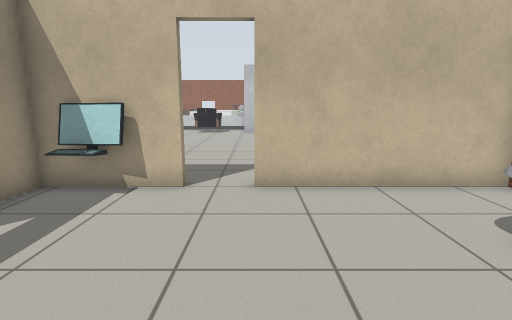
View 1 (above)

17 first-person views from a walk through a Gazebo world. The camera is 1 m above the floor, tilts 10° down and sees 80° across. The floor is counted in squares, 0.5 m on a side. Each view is taken from the middle of a square. On the plan, view 1 faces up. The plan holds only what a view shows up to about 17 squares ahead; the rest is blank. Gazebo's built-in surfaces are drawn with simple patterns. Some stock models are drawn as simple stand-ins. Some surface patterns are stand-ins.

View 2
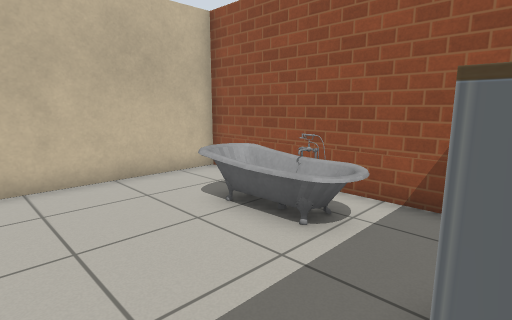

View 3
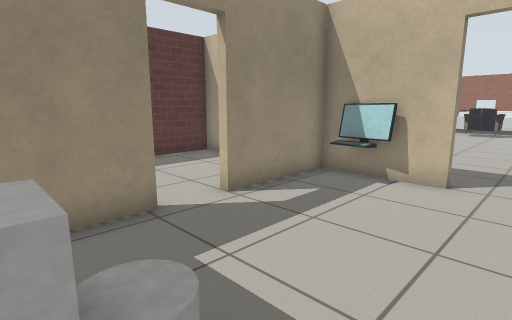

View 4
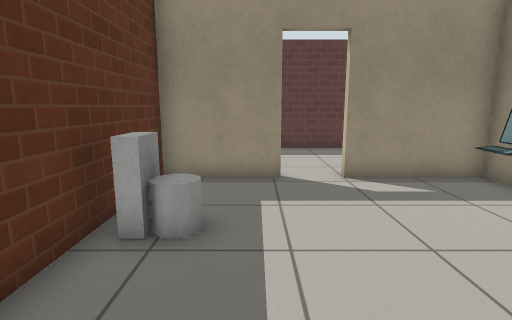

View 5
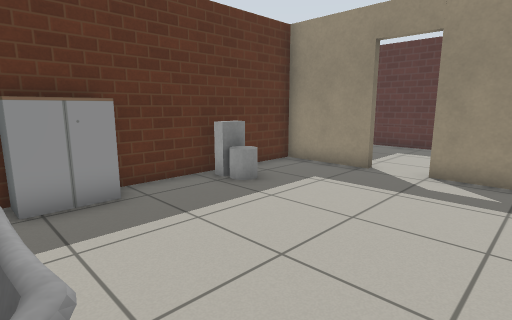

View 6
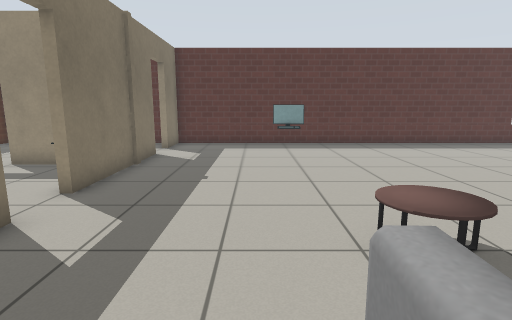

View 7
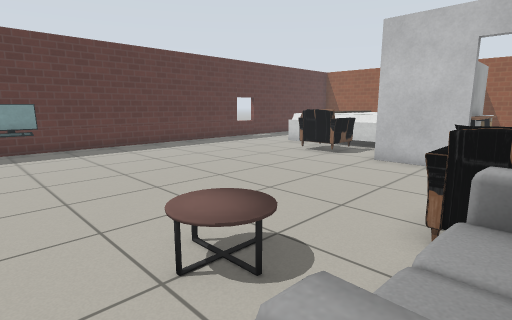

View 8
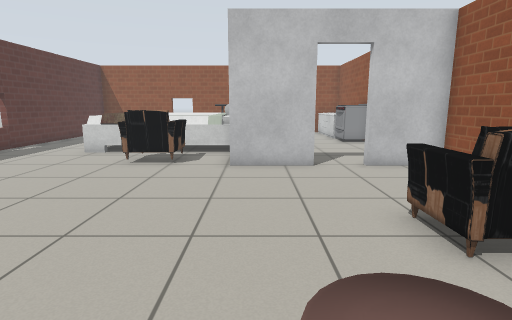

View 9
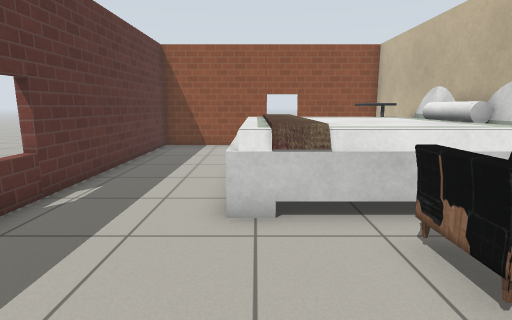

View 10
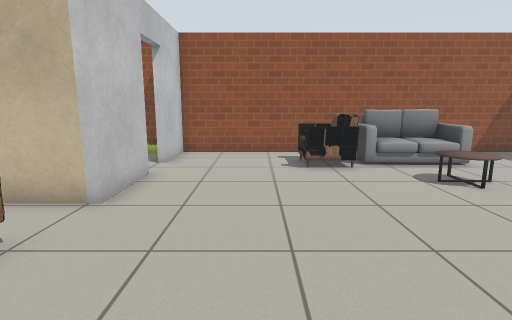

View 11
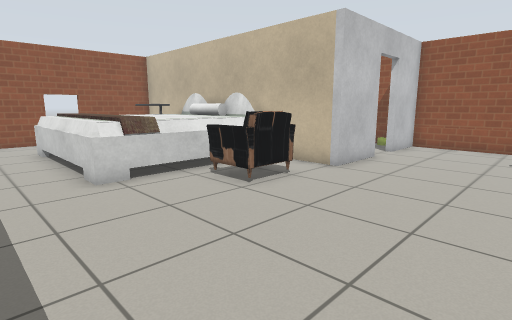

View 12
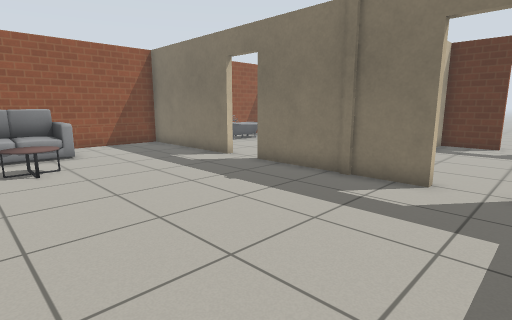

View 13
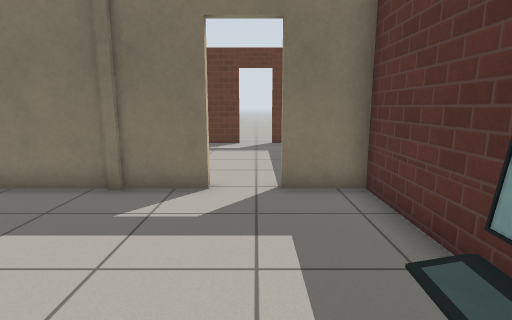

View 14
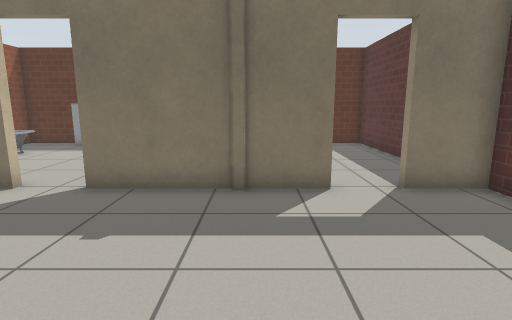

View 15
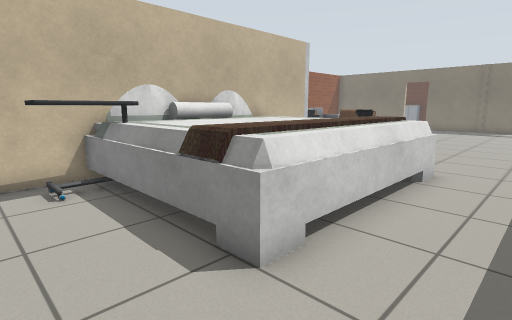

View 16
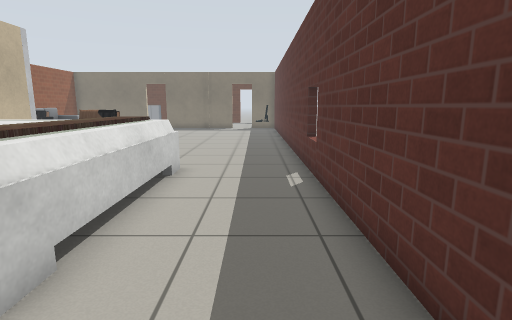

View 17
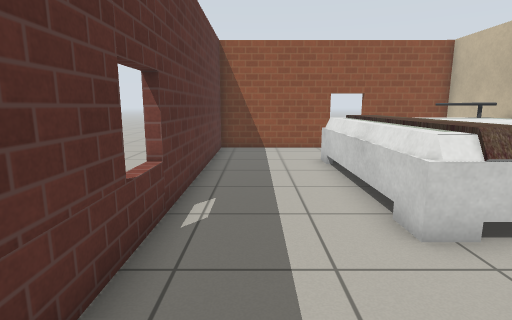

### Floor plan
Points are (right, up) in squares from view 1. A wall is a line through its corners. A room is listed if a view was taken in it or the views show most of it. See-through windows are left out.
Room 1 (views 1, 2, 3, 4, 5)
walls: (-1.8, 7.7) (-1.8, 7.4) (-2.5, 7.4); (-5.4, 1.8) (-5.4, -1.6); (-5, -1.6) (6.3, -1.6) (6.3, 7.4) (-0.1, 7.4); (-5.4, 7.4) (-5.4, 3.5)
ways out: opening at (-3.5, 7.5) to room 2; open door at (-0.7, 7.7) to room 2; open door at (-5.5, 2.5) to room 3
objects: monitor (-4, 7) to (-3, 7); toilet (-2, -1) to (-2, 0); cabinet (2, -1) to (3, -1); bathtub (4, 1) to (5, 5)
Room 2 (views 6, 7, 8, 9, 10, 11, 12, 13, 14, 15, 16, 17)
walls: (2, 23.2) (-0.9, 23.2) (-0.9, 26.6); (-0.9, 33.4) (-0.9, 36.8) (-11.7, 36.8) (-11.7, 7.7) (-9.6, 7.7); (-2.6, 7.7) (-1.8, 7.7); (-7.9, 7.7) (-4.4, 7.7); (-0.1, 7.7) (6.3, 7.7) (6.3, 23.2) (3.8, 23.2)
ways out: opening at (-3.5, 7.5) to room 1; open door at (-0.7, 7.7) to room 1; open door at (-8.7, 7.7) to room 3; open door at (2.5, 23)
objects: monitor (-11, 13) to (-10, 14); bed (-7, 27) to (-1, 33); armchair (-5, 24) to (-3, 25); table (-3, 33) to (-2, 35); coffee table (0, 14) to (1, 15); sofa (3, 13) to (5, 16); armchair (3, 17) to (4, 18)
Room 3 (no view inside)
walls: (-8.1, -1.6) (-5, -1.6); (-10.7, 7.4) (-11.7, 7.4) (-11.7, -1.6) (-9.9, -1.6); (-9.6, 7.7) (-9.6, 7.4); (-5.7, -1.8) (-5.7, -0.8)
ways out: open door at (-5.5, 2.5) to room 1; open door at (-8.7, 7.7) to room 2; open door at (-9, -2)

Where each view was taken, in squares from view 1:
view 1: 0 up, 0 right, facing up
view 2: 1 down, 0 right, facing up-right
view 3: 1 down, 0 right, facing up-left
view 4: 1 up, 3 right, facing left
view 5: 6 up, 4 right, facing down-left
view 6: 12 up, 5 right, facing left
view 7: 12 up, 4 right, facing up-left
view 8: 13 up, 0 right, facing up
view 9: 21 up, 7 left, facing up
view 10: 20 up, 7 left, facing right
view 11: 18 up, 10 left, facing up-right
view 12: 16 up, 10 left, facing down-right
view 13: 15 up, 9 left, facing down
view 14: 15 up, 6 left, facing down
view 15: 36 up, 10 left, facing down-right
view 16: 36 up, 10 left, facing down
view 17: 22 up, 10 left, facing up
